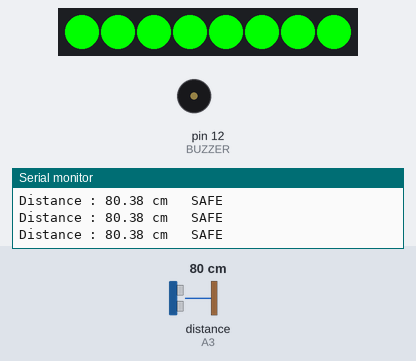
Simulated run of this sketch. Board: Arduino Uno, built with avr-gcc and run on an emulated ATmega328P. On the bench: 8 RGB LEDs in strip order, left to right, buzzer (waves = sounding, pin HIGH), the last lines printed to the serial monitor. Wiring (inferred from the names in the program): ultrasonic range finder: trigger pin 5; echo A3. The test bench sets the inputs (shaded band); at power-on: distance to the obstacle (sensor on A3) 80 cm. The echo pulse lasts 58.3 µs per cm; pins used as bus, display or sensor lines are not drawn.

Above: at 1.2 s.
1.3 s: distance to the obstacle (sensor on A3) set to 16 cm
2.8 s: distance to the obstacle (sensor on A3) set to 12 cm
At 2.95 s:
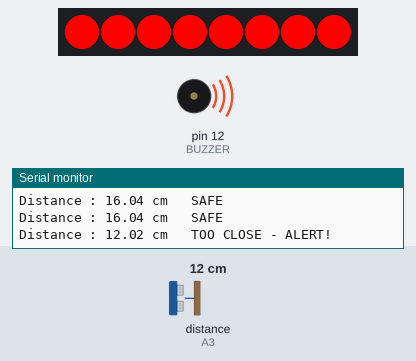
4.8 s: distance to the obstacle (sensor on A3) set to 18 cm
At 4.91 s:
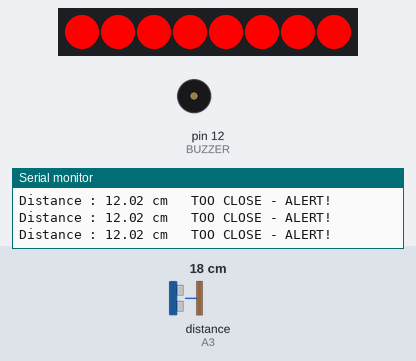
6.5 s: distance to the obstacle (sensor on A3) set to 2 cm
At 6.76 s:
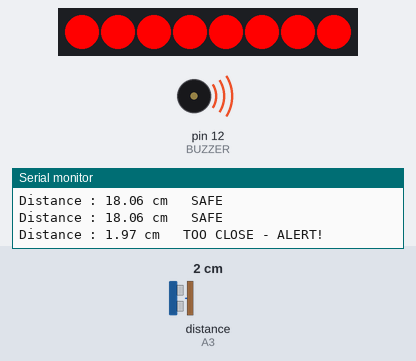
Timing chart, 0 to 10.0 s (numbered marks = the images above; inputs shaded):
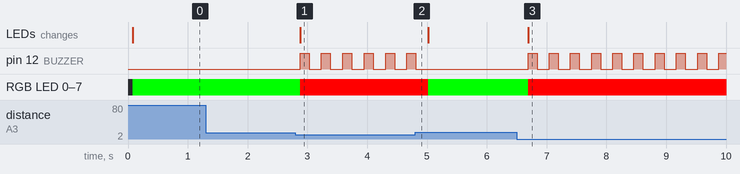

The sketch:

Practical_36.ino
```cpp
#include <Adafruit_NeoPixel.h>

#define TRIG 5
#define ECHO A3
#define BUZZER 12

#define LED_PIN 11
#define LED_COUNT 8

Adafruit_NeoPixel strip(LED_COUNT, LED_PIN, NEO_GRB + NEO_KHZ800);

const float SAFE_DISTANCE = 15.0;   // isse kam ho to "too close"

float getDistance() {

  long total = 0;

  for (int i = 0; i < 5; i++) {
    digitalWrite(TRIG, LOW);
    delayMicroseconds(2);

    digitalWrite(TRIG, HIGH);
    delayMicroseconds(10);

    digitalWrite(TRIG, LOW);

    total += pulseIn(ECHO, HIGH, 30000);
    delay(10);
  }

  return (total / 5.0) / 58.0;
}

void setColor(byte r, byte g, byte b) {
  for (int i = 0; i < LED_COUNT; i++)
    strip.setPixelColor(i, strip.Color(r, g, b));
  strip.show();
}

void setup() {

  pinMode(TRIG, OUTPUT);
  pinMode(ECHO, INPUT);
  pinMode(BUZZER, OUTPUT);

  digitalWrite(BUZZER, LOW);

  strip.begin();
  strip.clear();
  strip.show();

  Serial.begin(9600);
  Serial.println("===== BUZZER ALERT IF TOO CLOSE STARTED =====");
}

void loop() {

  float distance = getDistance();

  Serial.print("Distance : ");
  Serial.print(distance);
  Serial.print(" cm   ");

  if (distance <= SAFE_DISTANCE) {

    Serial.println("TOO CLOSE - ALERT!");

    setColor(255, 0, 0);        // Red

    digitalWrite(BUZZER, HIGH);
    delay(150);
    digitalWrite(BUZZER, LOW);
    delay(150);
  }
  else {

    Serial.println("SAFE");

    setColor(0, 255, 0);        // Green
    digitalWrite(BUZZER, LOW);
    delay(150);
  }
}
```

Measured:
- the behaviour switches between 15 and 14 cm on distance to the obstacle (sensor on A3) (found by bisection; images 0 and 1)
- after the input at 2.8 s, pin 12 (BUZZER): alternates HIGH for 0.15 s and LOW for 0.21 s, starting after 0.08 s; RGB LED 0–7: RGB(0, 255, 0) → RGB(255, 0, 0) after 0.08 s; the LEDs: change after 0.08 s (image 1)
- after the input at 4.8 s, pin 12 (BUZZER): goes on until 4.8 s, then stays LOW; RGB LED 0–7: RGB(255, 0, 0) → RGB(0, 255, 0) after 0.22 s
- after the input at 6.5 s, pin 12 (BUZZER): alternates HIGH for 0.15 s and LOW for 0.20 s, starting after 0.19 s; RGB LED 0–7: RGB(0, 255, 0) → RGB(255, 0, 0) after 0.19 s; the LEDs: change after 0.19 s (image 3)
